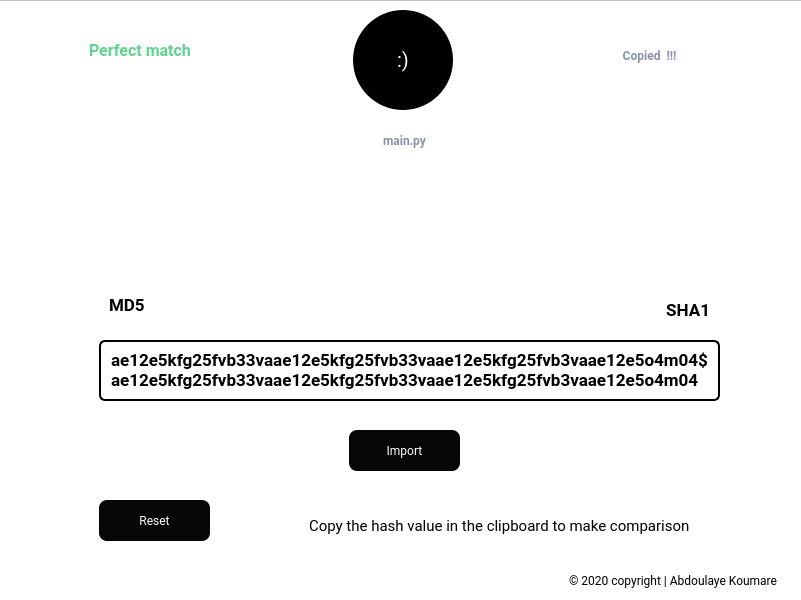
<?xml version="1.0" encoding="UTF-8"?>
<ui version="4.0">
 <class>MainWindow</class>
 <widget class="QMainWindow" name="MainWindow">
  <property name="geometry">
   <rect>
    <x>0</x>
    <y>0</y>
    <width>801</width>
    <height>600</height>
   </rect>
  </property>
  <property name="windowTitle">
   <string>MainWindow</string>
  </property>
  <widget class="QWidget" name="centralwidget">
   <widget class="QFrame" name="frame">
    <property name="geometry">
     <rect>
      <x>-1</x>
      <y>0</y>
      <width>811</width>
      <height>601</height>
     </rect>
    </property>
    <property name="styleSheet">
     <string notr="true">font-family: Roboto, sans-serif, sans, Arial, Helvetica;
background-color: rgb(255, 255, 255);</string>
    </property>
    <property name="frameShape">
     <enum>QFrame::StyledPanel</enum>
    </property>
    <property name="frameShadow">
     <enum>QFrame::Raised</enum>
    </property>
    <widget class="QLabel" name="illustration_img_label">
     <property name="geometry">
      <rect>
       <x>130</x>
       <y>160</y>
       <width>591</width>
       <height>111</height>
      </rect>
     </property>
     <property name="text">
      <string/>
     </property>
     <property name="pixmap">
      <pixmap>icons/people.png</pixmap>
     </property>
    </widget>
    <widget class="QLabel" name="hash_result_label">
     <property name="geometry">
      <rect>
       <x>100</x>
       <y>340</y>
       <width>621</width>
       <height>61</height>
      </rect>
     </property>
     <property name="styleSheet">
      <string notr="true">border-radius: 6px;
border: 2px solid rgb(0, 0, 0);
padding-left: 6px;
padding-right: 6px;
font-size: 13pt;
color: rgb(0, 0, 0);
font-weight: bold;</string>
     </property>
     <property name="text">
      <string>ae12e5kfg25fvb33vaae12e5kfg25fvb33vaae12e5kfg25fvb3vaae12e5o4m04$
ae12e5kfg25fvb33vaae12e5kfg25fvb33vaae12e5kfg25fvb3vaae12e5o4m04</string>
     </property>
     <property name="wordWrap">
      <bool>true</bool>
     </property>
    </widget>
    <widget class="QLabel" name="file_extension_label">
     <property name="geometry">
      <rect>
       <x>354</x>
       <y>10</y>
       <width>100</width>
       <height>100</height>
      </rect>
     </property>
     <property name="styleSheet">
      <string notr="true">font-size: 15pt;
background-color: rgb(0, 0, 0);
color: #fff;
border-radius: 50%;
</string>
     </property>
     <property name="text">
      <string>:)</string>
     </property>
     <property name="alignment">
      <set>Qt::AlignCenter</set>
     </property>
    </widget>
    <widget class="QPushButton" name="reset_button">
     <property name="geometry">
      <rect>
       <x>100</x>
       <y>500</y>
       <width>111</width>
       <height>41</height>
      </rect>
     </property>
     <property name="styleSheet">
      <string notr="true">
QPushButton {
	background-color: rgb(6, 6, 6);
	color: #fff;
	border-radius: 8px;
}

QPushButton:hover {
	background-color: rgb(89, 89, 89);
}</string>
     </property>
     <property name="text">
      <string>Reset</string>
     </property>
     <property name="icon">
      <iconset>
       <normaloff>icons/reset.svg</normaloff>icons/reset.svg</iconset>
     </property>
    </widget>
    <widget class="QLabel" name="compare_tips_label">
     <property name="geometry">
      <rect>
       <x>310</x>
       <y>510</y>
       <width>381</width>
       <height>31</height>
      </rect>
     </property>
     <property name="styleSheet">
      <string notr="true">font-size: 11pt;
color: rgb(0, 0, 0);</string>
     </property>
     <property name="text">
      <string>Copy the hash value in the clipboard to make comparison</string>
     </property>
    </widget>
    <widget class="QLabel" name="compare_tip_icon_label">
     <property name="geometry">
      <rect>
       <x>280</x>
       <y>500</y>
       <width>31</width>
       <height>51</height>
      </rect>
     </property>
     <property name="text">
      <string/>
     </property>
     <property name="pixmap">
      <pixmap>icons/bulb.svg</pixmap>
     </property>
    </widget>
    <widget class="QLabel" name="compare_result_label">
     <property name="geometry">
      <rect>
       <x>90</x>
       <y>30</y>
       <width>111</width>
       <height>41</height>
      </rect>
     </property>
     <property name="styleSheet">
      <string notr="true">font-size: 12pt;
color: rgb(95, 211, 141);
font-weight: bold;
</string>
     </property>
     <property name="text">
      <string>Perfect match</string>
     </property>
    </widget>
    <widget class="QPushButton" name="import_button">
     <property name="geometry">
      <rect>
       <x>350</x>
       <y>430</y>
       <width>111</width>
       <height>41</height>
      </rect>
     </property>
     <property name="styleSheet">
      <string notr="true">
QPushButton {
	background-color: rgb(6, 6, 6);
	color: #fff;
	border-radius: 8px;
}

QPushButton:hover {
	background-color: rgb(89, 89, 89);
}</string>
     </property>
     <property name="text">
      <string>Import</string>
     </property>
     <property name="icon">
      <iconset>
       <normaloff>icons/import.svg</normaloff>icons/import.svg</iconset>
     </property>
    </widget>
    <widget class="QLabel" name="compare_result_icon">
     <property name="geometry">
      <rect>
       <x>200</x>
       <y>30</y>
       <width>41</width>
       <height>31</height>
      </rect>
     </property>
     <property name="text">
      <string/>
     </property>
     <property name="pixmap">
      <pixmap>icons/checked.svg</pixmap>
     </property>
    </widget>
    <widget class="QLabel" name="label">
     <property name="geometry">
      <rect>
       <x>570</x>
       <y>570</y>
       <width>231</width>
       <height>21</height>
      </rect>
     </property>
     <property name="styleSheet">
      <string notr="true">font-size: 12px;</string>
     </property>
     <property name="text">
      <string>© 2020 copyright | Abdoulaye Koumare</string>
     </property>
    </widget>
    <widget class="QLabel" name="current_hash_label">
     <property name="geometry">
      <rect>
       <x>110</x>
       <y>290</y>
       <width>71</width>
       <height>31</height>
      </rect>
     </property>
     <property name="styleSheet">
      <string notr="true">font-size: 13pt;
color: rgb(0, 0, 0);
font-weight: bold;</string>
     </property>
     <property name="text">
      <string>MD5</string>
     </property>
    </widget>
    <widget class="QLabel" name="next_hash_label">
     <property name="geometry">
      <rect>
       <x>640</x>
       <y>290</y>
       <width>71</width>
       <height>41</height>
      </rect>
     </property>
     <property name="styleSheet">
      <string notr="true">font-size: 13pt;
color: rgb(0, 0, 0);
font-weight: bold;</string>
     </property>
     <property name="text">
      <string>SHA1</string>
     </property>
     <property name="alignment">
      <set>Qt::AlignRight|Qt::AlignTrailing|Qt::AlignVCenter</set>
     </property>
    </widget>
    <widget class="QPushButton" name="next_hash_button">
     <property name="geometry">
      <rect>
       <x>370</x>
       <y>290</y>
       <width>61</width>
       <height>36</height>
      </rect>
     </property>
     <property name="styleSheet">
      <string notr="true">
QPushButton {
	background-color: rgb(255, 255, 255);
	border: 0 solid none;
}


QPushButton:hover {
	background-color: rgb(237, 237, 237);
}</string>
     </property>
     <property name="text">
      <string/>
     </property>
     <property name="icon">
      <iconset>
       <normaloff>icons/swap.svg</normaloff>icons/swap.svg</iconset>
     </property>
    </widget>
    <widget class="QLabel" name="filename_label">
     <property name="geometry">
      <rect>
       <x>65</x>
       <y>130</y>
       <width>681</width>
       <height>20</height>
      </rect>
     </property>
     <property name="styleSheet">
      <string notr="true">font-weight: bold;
color: rgb(138, 146, 167);</string>
     </property>
     <property name="text">
      <string>main.py</string>
     </property>
     <property name="alignment">
      <set>Qt::AlignCenter</set>
     </property>
    </widget>
    <widget class="QLabel" name="hash_copy_info">
     <property name="geometry">
      <rect>
       <x>610</x>
       <y>40</y>
       <width>81</width>
       <height>31</height>
      </rect>
     </property>
     <property name="styleSheet">
      <string notr="true">font-weight: bold;
color: rgb(138, 146, 167);</string>
     </property>
     <property name="text">
      <string>Copied  !!!</string>
     </property>
     <property name="alignment">
      <set>Qt::AlignCenter</set>
     </property>
    </widget>
   </widget>
  </widget>
 </widget>
 <resources/>
 <connections/>
</ui>
